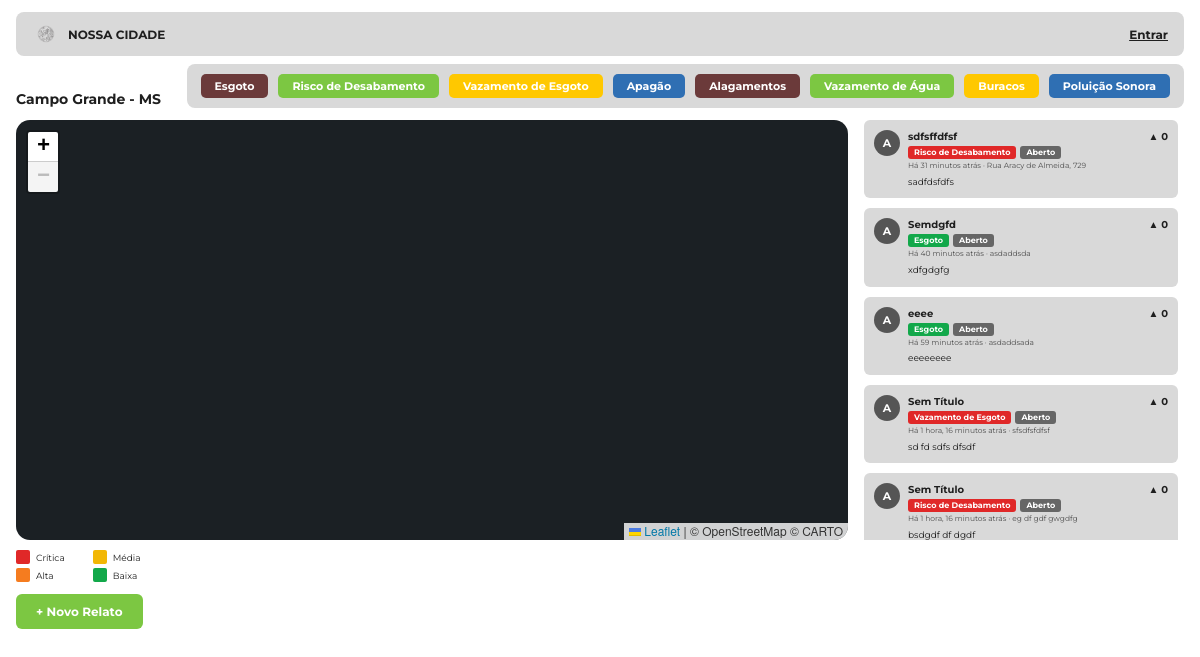
The page / on the database its author committed.
### nossacidade/models.py (models this page shows, shortened)
class Categoria(models.Model):
    nome = models.CharField(verbose_name="Nome da Categoria", max_length=50)
    gravidade = models.IntegerField(verbose_name="Gravidade (1 a 5)", default=1)
    urgencia = models.IntegerField(verbose_name="Urgência (1 a 5)", default=1)
    class Meta:
        ordering = ['id']
        verbose_name = "Categoria"
        verbose_name_plural = "Categorias"

class Reclamacao(models.Model):
    STATUS_CHOICES = [
        ('ABERTO', 'Aberto'),
        ('ANALISE', 'Em análise'),
        ('ANDAMENTO', 'Equipe no local'),
        ('RESOLVIDO', 'Resolvido'),
    ]
    autor = models.ForeignKey(User, on_delete=models.SET_NULL, null=True, blank=True)
    categoria = models.ForeignKey(Categoria, on_delete=models.PROTECT, verbose_name="Categoria")
    titulo = models.CharField(verbose_name="Título do Problema", max_length=100, blank=False, default="Sem Título")
    descricao = models.TextField(verbose_name="Descrição", blank=False)
    imagem = models.ImageField(verbose_name="Foto do Problema", upload_to='relatos/', blank=True, null=True)
    endereco = models.CharField(verbose_name="Endereço Aproximado", max_length=200, blank=False)
    latitude = models.FloatField(verbose_name="Latitude", null=True, blank=True)
    longitude = models.FloatField(verbose_name="Longitude", null=True, blank=True)
    data_relato = models.DateTimeField(verbose_name="Data do Relato", auto_now_add=True)
    upvotes = models.IntegerField(verbose_name="Votos", default=0)
    status = models.CharField(max_length=20, choices=STATUS_CHOICES, default='ABERTO')
    @property
    def score_prioridade(self):
        if not self.categoria:
            return 0
        base = self.categoria.gravidade * self.categoria.urgencia
        fator_votos = 1 + math.log10(max(0, self.upvotes) + 1)
        dias_aberto = (timezone.now() - self.data_relato).days
        fator_tempo = dias_aberto * 0.5
        prioridade = (base * fator_votos) + fator_tempo
        return round(prioridade, 2)
    class Meta:
        ordering = ['id']
        verbose_name = "Reclamação"
        verbose_name_plural = "Reclamações"

### nossacidade/views.py (the view)
# urls.py: path('', InicioView.as_view(), name="inicio"),
class InicioView(TemplateView):
    template_name = "nossacidade/inicio.html"
    def get_context_data(self, **kwargs):
        context = super().get_context_data(**kwargs)
        categoria_id = self.request.GET.get('categoria')
        reclamacoes = Reclamacao.objects.all().order_by('-data_relato')
        if categoria_id:
            reclamacoes = reclamacoes.filter(categoria_id=categoria_id)
            context['categoria_ativa'] = int(categoria_id)
        else:
            context['categoria_ativa'] = None
        context['reclamacoes'] = reclamacoes
        context['categorias'] = Categoria.objects.all()
        pontos = []
        for r in reclamacoes:
            if r.latitude and r.longitude:
                pontos.append({
                    'id': r.id,
                    'titulo': r.titulo,
                    'lat': r.latitude,
                    'lng': r.longitude,
                    'prioridade': r.score_prioridade,
                    'url': reverse_lazy('nossacidade:reclamacao_detail', kwargs={'pk': r.id})
                })
        context['pontos'] = pontos
        context['form'] = ReclamacaoForm()
        return context

### nossacidade/prioridade.py (called while the page is built)
def nivel_prioridade(score):
    if score >= 20:
        return "critica"
    if score >= 12:
        return "alta"
    if score >= 6:
        return "media"
    return "baixa"

### nossacidade/templatetags/nc_tags.py (called while the page is built)
@register.filter
def nivel(reclamacao):
    return nivel_prioridade(reclamacao.score_prioridade)

@register.filter
def nome_autor(user):
    if not user:
        return "Autor removido"
    return user.get_full_name() or user.username

@register.filter
def iniciais(user):
    return nome_autor(user)[:1].upper()

### nossacidade/templates/nossacidade/inicio.html (shortened to what this page needs)
{% extends "nossacidade/base.html" %}{% load static nc_tags %}
{% block head %}<link rel="stylesheet" href="https://cdnjs.cloudflare.com/ajax/libs/leaflet/1.9.4/leaflet.min.css">{% endblock %}
{% block conteudo %}
<div class="home">
  <h1 class="cidade">Campo Grande - MS</h1>
  <nav class="filtros" aria-label="Categorias">
    <div class="filtros-box">
      {% for c in categorias %}
        <a class="chip c{{ forloop.counter0 }}{% if categoria_ativa == c.id %} ativo{% endif %}"
           href="{% if categoria_ativa == c.id %}{% url 'nossacidade:inicio' %}{% else %}?categoria={{ c.id }}{% endif %}">{{ c.nome }}</a>
      {% endfor %}
    </div>
  </nav>
  <section class="mapa-col">
    <div id="mapa" aria-label="Mapa de relatos"></div>
    <ul class="legenda">
      <li><i class="critica"></i>Crítica</li><li><i class="media"></i>Média</li>
      <li><i class="alta"></i>Alta</li><li><i class="baixa"></i>Baixa</li>
    </ul>
  </section>
  <section class="acoes">
    <a id="btn-novo" class="btn-verde btn-novo" href="{% url 'nossacidade:reclamacao_create' %}">+ Novo Relato</a>
  </section>
  <aside class="lista" aria-label="Relatos">
    {% for r in reclamacoes %}{% include "nossacidade/_card.html" %}
    {% empty %}<p class="vazio">Nenhum relato{% if categoria_ativa %} nesta categoria{% endif %} até agora.</p>{% endfor %}
  </aside>
</div>
{% endblock %}

### nossacidade/templates/nossacidade/_card.html
{% load nc_tags %}
<a class="card {{ r|nivel }}" href="{% url 'nossacidade:reclamacao_detail' r.pk %}">
  {% if r.imagem %}
    <img src="{{ r.imagem.url }}" class="avatar" style="object-fit: cover; border-radius: 4px;" alt="Foto">
  {% else %}
    <span class="avatar">{{ r.autor|iniciais }}</span>
  {% endif %}
  <div class="card-corpo">
    <strong class="card-autor">{{ r.titulo }}</strong>
    <div class="tags">
      <span class="tag">{{ r.categoria.nome }}</span>
      <span class="tag">{{ r.get_status_display }}</span>
    </div>
    <small class="card-end">Há {{ r.data_relato|timesince }} atrás · {{ r.endereco }}</small>
    <p>{{ r.descricao|truncatechars:110 }}</p>
  </div>
  <span class="card-votos" title="Votos">▲ {{ r.upvotes }}</span>
</a>

### nossacidade/static/nossacidade/css/nossacidade.css (style rules this page uses)
:root { --verde:#7cc742;--cinza:#d9d9d9;--fundo-auth:#a9a9a9;--texto:#1f1f1f; --critica:#e02828;--alta:#f57c1f;--media:#f2b705;--baixa:#12a84a; --c0:#6b3a3a;--c1:#7cc742;--c2:#ffc800;--c3:#2f6fb3 }
* { box-sizing:border-box }
body { margin:0;font-family:Montserrat,system-ui,sans-serif;color:var(--texto);background:#fff;font-size:14px }
a { color:inherit }
h1,h2 { margin:0 }
.avatar { display:inline-grid;place-items:center;width:32px;height:32px;border-radius:50%;background:#555;color:#fff;font:700 13px Montserrat,sans-serif;border:0;flex:none }
.btn-verde { display:block;width:100%;background:var(--verde);color:#fff;font:700 12px Montserrat,sans-serif;border:0;border-radius:6px;padding:11px;text-align:center;text-decoration:none;cursor:pointer }
.home { display:grid;gap:12px 16px;grid-template-columns:minmax(0,1fr) 320px; grid-template-areas:"topo topo" "mapa lista" "acoes acoes";max-width:1200px;margin:0 auto }
.cidade { grid-area:topo;font-size:14px;align-self:end }
.filtros { grid-area:topo;justify-self:end }
.filtros-box { display:flex;gap:10px;background:var(--cinza);padding:10px 14px;border-radius:8px;flex-wrap:wrap }
.chip { padding:5px 14px;border-radius:5px;color:#fff;font:700 11px Montserrat,sans-serif;text-decoration:none }
.c0,.c4 { background:var(--c0) }
.c1,.c5 { background:var(--c1) }
.c2,.c6 { background:var(--c2) }
.c3,.c7 { background:var(--c3) }
.mapa-col { grid-area:mapa }
#mapa { height:420px;border-radius:14px;background:#1b2024 }
.legenda { list-style:none;display:grid;grid-template-columns:repeat(2,auto);justify-content:start;gap:4px 28px;margin:10px 0 0;padding:0;font-size:9px }
.legenda li { display:flex;align-items:center;gap:6px }
.legenda i { width:14px;height:14px;display:inline-block;border-radius:2px }
i.critica { background:var(--critica) }
i.alta { background:var(--alta) }
i.media { background:var(--media) }
i.baixa { background:var(--baixa) }
.lista { grid-area:lista;max-height:420px;overflow-y:auto;display:grid;gap:10px;align-content:start;padding-right:6px }
.acoes { grid-area:acoes }
.btn-novo { width:auto;display:inline-block;padding:10px 20px }
.card { display:grid;grid-template-columns:auto 1fr auto;gap:8px;background:var(--cinza);padding:10px;border-radius:6px;text-decoration:none;font-size:9px;line-height:1.4 }
.card-autor { font-size:10px }
.card .avatar { width:26px;height:26px;font-size:11px }
.card p { margin:4px 0 0 }
.card-end { display:block;opacity:.75 }
.card-votos { font-weight:700;font-size:10px }
.tags { display:flex;gap:4px;margin:2px 0 }
.tag { background:#666;color:#fff;border-radius:3px;padding:1px 6px;font-size:8px;font-weight:700 }
.card.critica .tag:first-child { background:var(--critica) }
.card.baixa .tag:first-child { background:var(--baixa) }

### rows shown on the page
Categoria: nome "Esgoto"
Categoria: nome "Risco de Desabamento"
Categoria: nome "Vazamento de Esgoto"
Categoria: nome "Apagão"
Categoria: nome "Alagamentos"
Categoria: nome "Vazamento de Água"
Categoria: nome "Buracos"
Categoria: nome "Poluição Sonora"
Reclamacao: autor|iniciais "A", titulo "sdfsffdfsf", categoria.nome "Risco de Desabamento", status "Aberto", data_relato "31 minutos", endereco "Rua Aracy de Almeida, 729", descricao "sadfdsfdfs", upvotes "0"
Reclamacao: autor|iniciais "A", titulo "Semdgfd", categoria.nome "Esgoto", status "Aberto", data_relato "40 minutos", endereco "asdaddsda", descricao "xdfgdgfg", upvotes "0"
Reclamacao: autor|iniciais "A", titulo "eeee", categoria.nome "Esgoto", status "Aberto", data_relato "59 minutos", endereco "asdaddsada", descricao "eeeeeeee", upvotes "0"
Reclamacao: autor|iniciais "A", titulo "Sem Título", categoria.nome "Vazamento de Esgoto", status "Aberto", data_relato "1 hora, 16 minutos", endereco "sfsdfsfdfsf", descricao "sd fd sdfs dfsdf", upvotes "0"
Reclamacao: autor|iniciais "A", titulo "Sem Título", categoria.nome "Risco de Desabamento", status "Aberto", data_relato "1 hora, 16 minutos", endereco "eg df gdf gwgdfg", descricao "bsdgdf df dgdf", upvotes "0"
